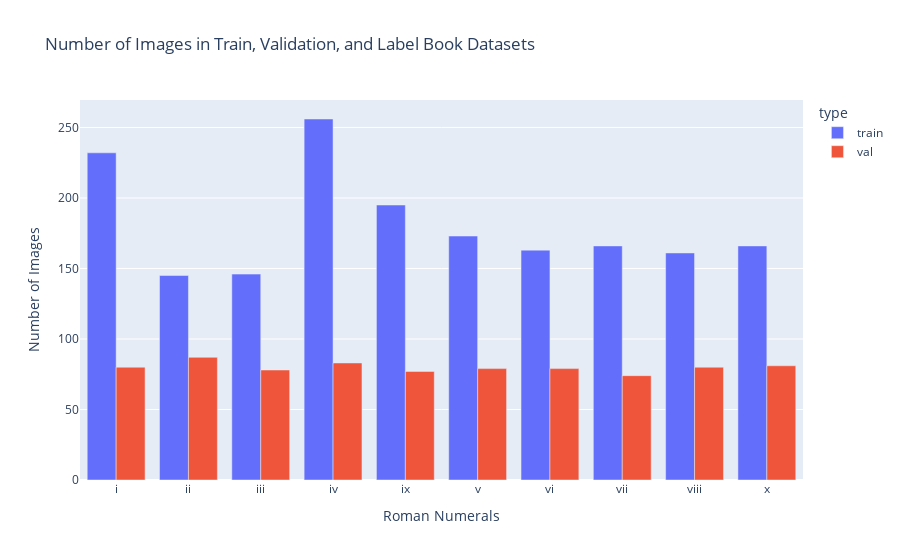

The cell this chart's notebook holds for it:
### Code cell
# Count images in each set
train_counts = count_images_in_folders(TRAIN_DATA)
val_counts = count_images_in_folders(VALID_DATA)
train_counts, val_counts
# Combine all counts into a dataframe
df_counts = pd.DataFrame(train_counts + val_counts)

# Plot the data using plotly express
fig = px.bar(df_counts, x='label', y='count', color='type', barmode='group',
             title="Number of Images in Train, Validation, and Label Book Datasets",
             labels={'label': 'Roman Numerals', 'count': 'Number of Images'})
fig.show()

### Figure 1 — Plotly figure (JSON) as saved in the notebook; plotly's stock layout.template omitted (floating-point values rounded to 4 significant figures)
{"data": [{"alignmentgroup": "True", "hovertemplate": "type=train<br>Roman Numerals=%{x}<br>Number of Images=%{y}<extra></extra>", "legendgroup": "train", "marker": {"color": "#636efa", "pattern": {"shape": ""}}, "name": "train", "offsetgroup": "train", "orientation": "v", "showlegend": true, "textposition": "auto", "type": "bar", "x": ["i", "ii", "iii", "iv", "ix", "v", "vi", "vii", "viii", "x"], "xaxis": "x", "y": [232, 145, 146, 256, 195, 173, 163, 166, 161, 166], "yaxis": "y"}, {"alignmentgroup": "True", "hovertemplate": "type=val<br>Roman Numerals=%{x}<br>Number of Images=%{y}<extra></extra>", "legendgroup": "val", "marker": {"color": "#EF553B", "pattern": {"shape": ""}}, "name": "val", "offsetgroup": "val", "orientation": "v", "showlegend": true, "textposition": "auto", "type": "bar", "x": ["i", "ii", "iii", "iv", "ix", "v", "vi", "vii", "viii", "x"], "xaxis": "x", "y": [80, 87, 78, 83, 77, 79, 79, 74, 80, 81], "yaxis": "y"}], "layout": {"barmode": "group", "legend": {"title": {"text": "type"}, "tracegroupgap": 0}, "title": {"text": "Number of Images in Train, Validation, and Label Book Datasets"}, "xaxis": {"anchor": "y", "domain": [0, 1], "title": {"text": "Roman Numerals"}}, "yaxis": {"anchor": "x", "domain": [0, 1], "title": {"text": "Number of Images"}}}}
